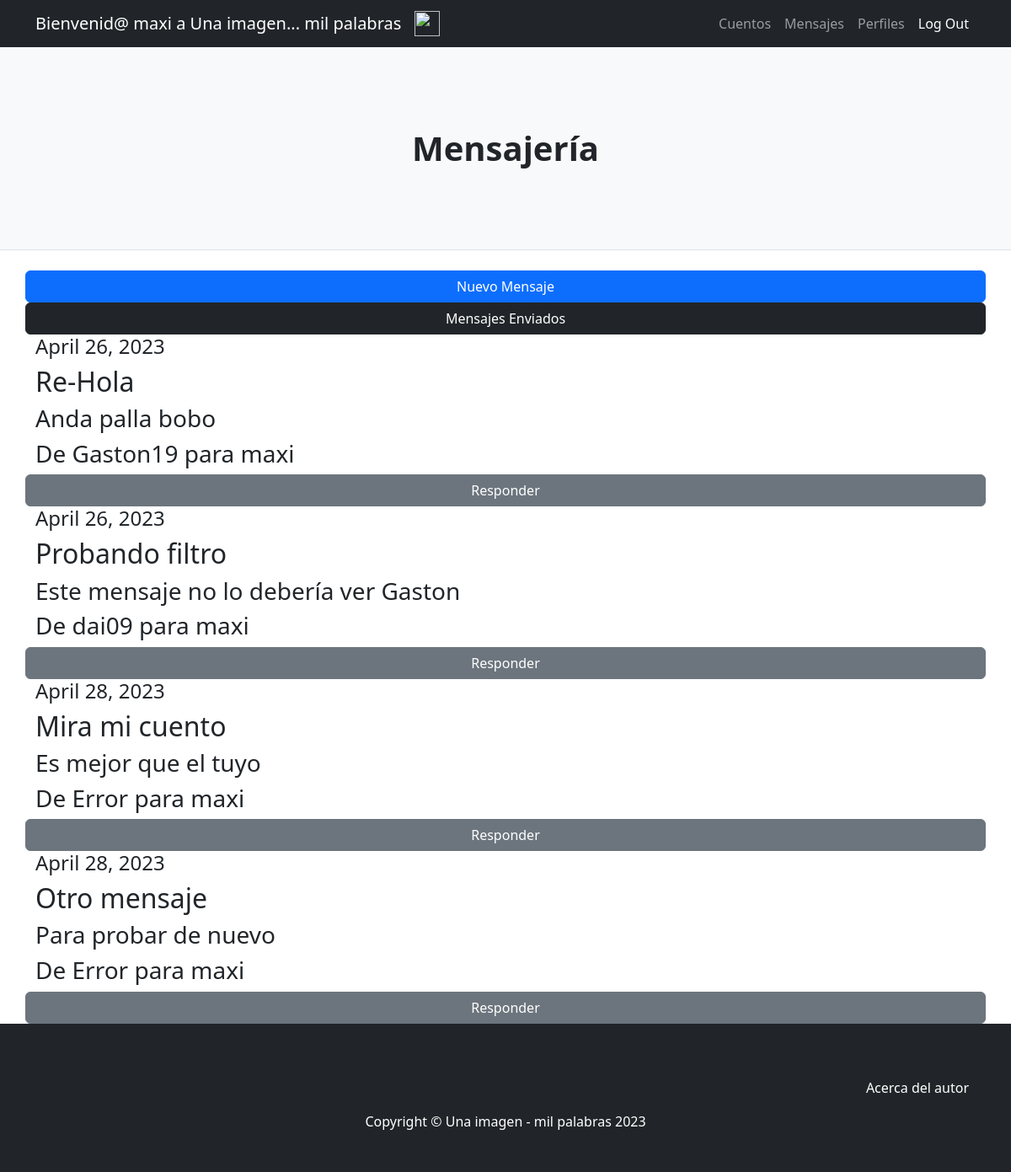
Screenshot of /AppUsuarios/mensajes/ (signed in) with the database file from the repository.
### AppUsuarios/models.py (models this page shows)
class Mensaje(models.Model):
    remitente=models.ForeignKey(User, related_name="remitente", on_delete=models.CASCADE)
    destinatario=models.ForeignKey(User, related_name="destinatario", on_delete=models.CASCADE)
    titulo=models.CharField(max_length=30)
    contenido=models.CharField(max_length=1000)
    fecha=models.DateField()

### AppUsuarios/views.py (the view)
# urls.py: path('mensajes/', mensajes, name='mensajes'),
@login_required
def mensajes(request):
    mensajes=Mensaje.objects.all()
    return render (request, 'AppUsuarios/mensajesRecibidos.html', {'mensajes':mensajes})

### AppUsuarios/templates/AppUsuarios/mensajesRecibidos.html
{% extends "AppUsuarios/padre.html" %}
{% load static %}
{% block titulo %}
<h1 class="fw-bolder">Mensajería</h1>
{% endblock %}
{% block cuerpo %}
<body>
    <a class="btn btn-primary" href="{% url 'nuevoMensaje' %}">Nuevo Mensaje</a>
    <a class="btn btn-dark" href="{% url 'mensajesEnviados' %}">Mensajes Enviados</a>
    {% for mensaje in mensajes %}
    {% if mensaje.destinatario == request.user %}
    <h4>{{ mensaje.fecha }}</h4>
    <h2>{{ mensaje.titulo }}</h2>
    <h3>{{ mensaje.contenido }}</h3>
    <h3>De {{ mensaje.remitente }} para {{mensaje.destinatario}}</h3>
    <a class="btn btn-secondary" href="{% url 'responder' mensaje.id %}">Responder</a>
    {% endif %}
    {% endfor %}
</body>
{% endblock %}

### AppUsuarios/templates/AppUsuarios/padre.html (shortened to what this page needs)
<!DOCTYPE html>
<html lang="en">
    <head>
        {% load static %}
        <link href="{% static 'AppUsuarios/css/styles.css' %}" rel="stylesheet" />
    </head>
    <body>
        <nav class="navbar navbar-expand-lg navbar-dark bg-dark">
            <div class="container">
                {% if user.is_authenticated %}
                <a class="navbar-brand" >Bienvenid@ {{ user.username }} a Una imagen... mil palabras</a>
                <img src="{{ avatar }}" alt="" width="30" height="30">
                <div class="collapse navbar-collapse" id="navbarSupportedContent">
                    <ul class="navbar-nav ms-auto mb-2 mb-lg-0">
                        <li class="nav-item"><a class="nav-link" href="{% url 'inicioCuentos' %}">Cuentos</a></li>
                        <li class="nav-item"><a class="nav-link" href="{% url 'mensajes' %}">Mensajes</a></li>
                        <li class="nav-item"><a class="nav-link" href="{% url 'verMiPerfil' %}">Perfiles</a></li>
                        <li class="nav-item"><a class="nav-link active" aria-current="page" href="{% url 'logout' %}">Log Out</a></li>
                    </ul>
                {% endif %}
                </div>
            </div>
        </nav>
        <header class="py-5 bg-light border-bottom mb-4">
            <div class="container">
                <div class="text-center my-5">
                    {% block titulo %}
                    {% endblock %}
                </div>
            </div>
        </header>
        <div class="container">
            <div class="row">
                {% block cuerpo %}
                {% endblock %}
            </div>
        </div>
        <footer class="py-5 bg-dark">
            <nav class="navbar navbar-expand-lg navbar-dark bg-dark">
                <div class="container">
                    <div class="collapse navbar-collapse" id="navbarSupportedContent">
                        <ul class="navbar-nav ms-auto mb-2 mb-lg-0">
                            <li class="nav-item"><a class="nav-link active" aria-current="page" href="{% url 'about' %}">Acerca del autor</a></li>
                        </ul>
                    </div>
                </div>
            </nav>
            <div class="container">
                <p class="m-0 text-center text-white">Copyright &copy; Una imagen - mil palabras 2023</p>
            </div>
        </footer>
    </body>
</html>

### rows the page displays
Mensaje: fecha "April 26, 2023", titulo "Re-Hola", contenido "Anda palla bobo", remitente "Gaston19", destinatario "maxi"
Mensaje: fecha "April 26, 2023", titulo "Probando filtro", contenido "Este mensaje no lo debería ver Gaston", remitente "dai09", destinatario "maxi"
Mensaje: fecha "April 28, 2023", titulo "Mira mi cuento", contenido "Es mejor que el tuyo", remitente "Error", destinatario "maxi"
Mensaje: fecha "April 28, 2023", titulo "Otro mensaje", contenido "Para probar de nuevo", remitente "Error", destinatario "maxi"

### other values shown
{{ user.username }} "maxi"
